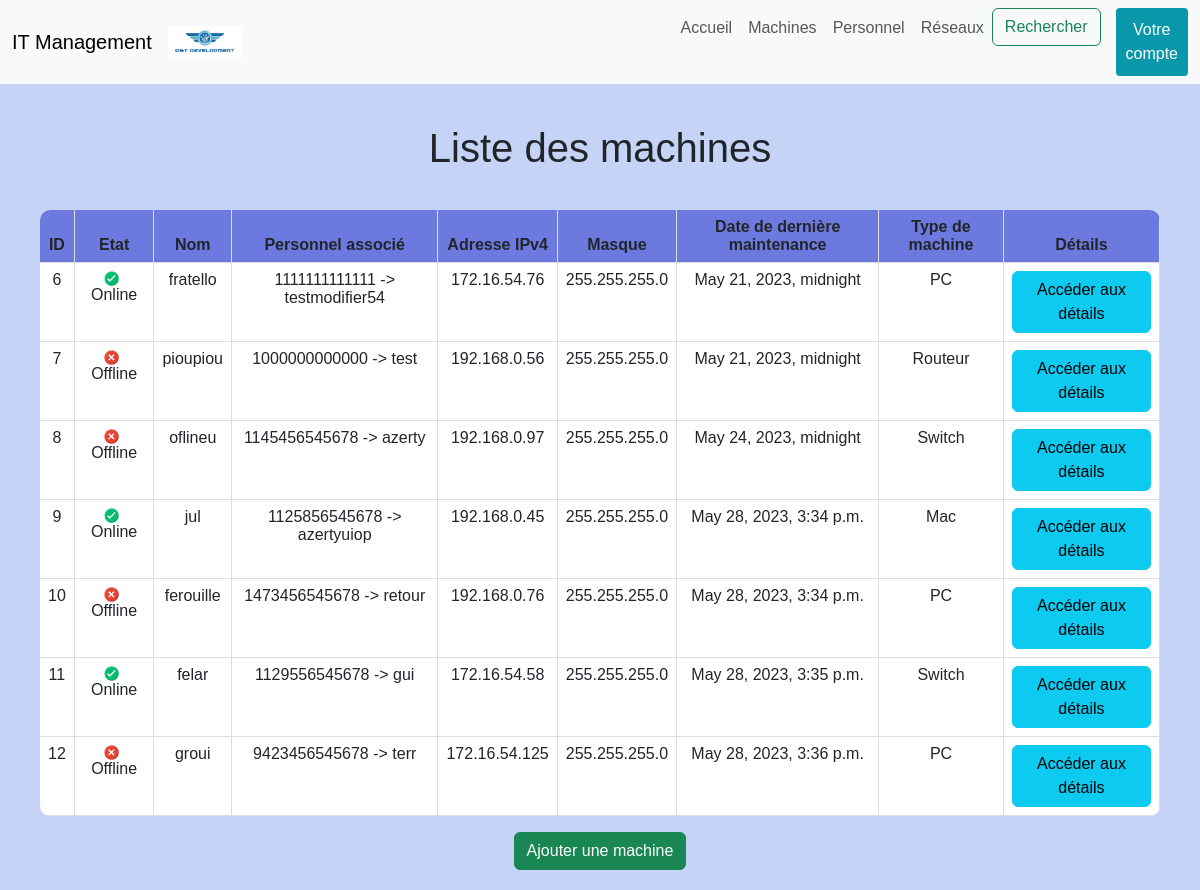
/machine/, run on an earlier commit of the app's database.
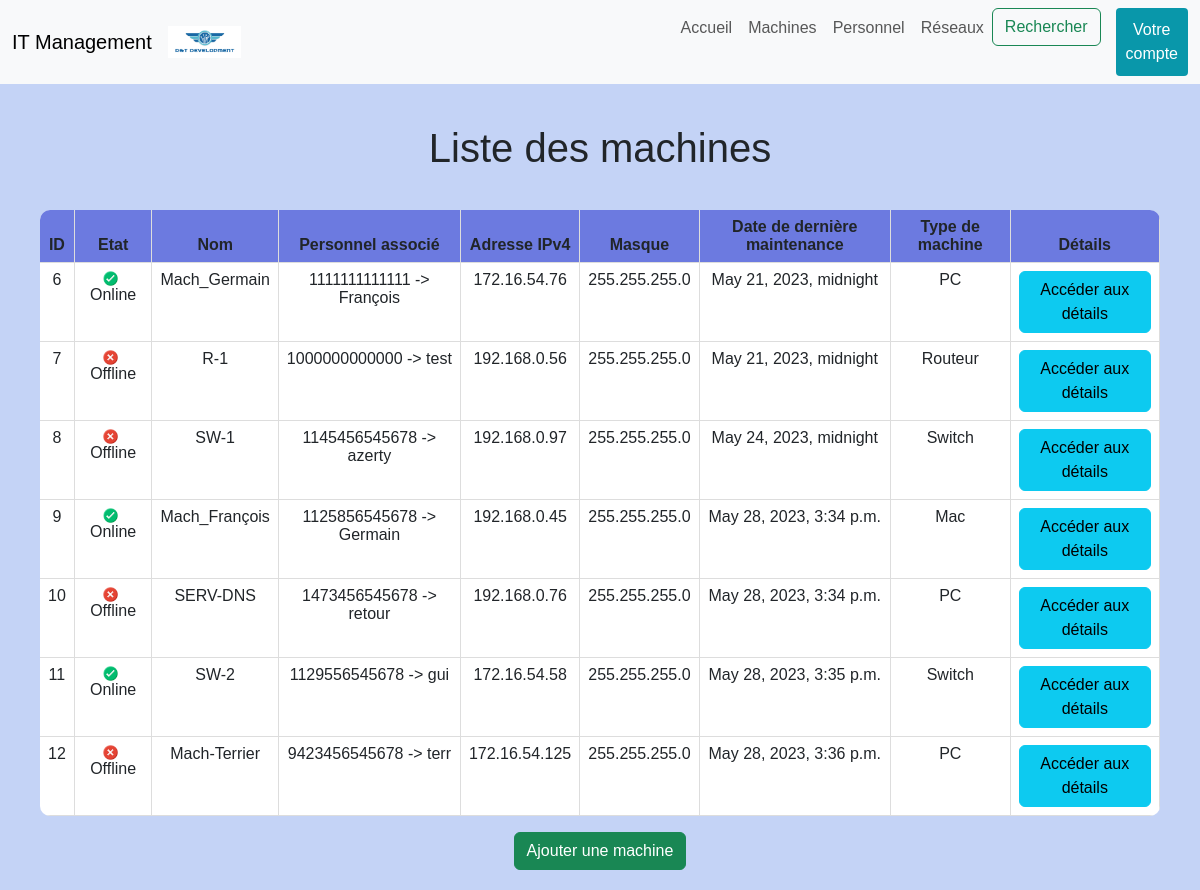
And on a later commit of the database.
### projetApp/models.py (models this page shows, shortened)
class Machine(models.Model):
	TYPE = {
		('PC', ('PC - Windows')),
		('Mac', ('Mac - MacOS')),
		('Serveur', ('Serveur')),
		('Switch', ('Switch')),
		('Routeur', ('Routeur')),
	}
	ETAT = {
		('Online', ('Online')),
		('Offline', ('Offline')),
	}
	id = models.AutoField(		#l'id est créée automatiquement est inchangeable et est unique
			primary_key =  True,
			editable = False,
			unique = True)
	nom = models.CharField(
		max_length = 15)
	adresse_ip = models.CharField(max_length=15, validators=[validate_ipv4_address], blank=True)
	masque = models.CharField(max_length= 15, validators=[validate_ipv4_address], blank=True)
	reseau_assoc = models.ForeignKey(Reseau, on_delete=models.CASCADE)		#fk qui permet un lien avec un réseau
	personnel_assoc = models.ForeignKey('Personnel', on_delete=models.CASCADE)		#fk qui permet un lien vers un personnel
	maintenance_date = models.DateTimeField(default=timezone.now)		#défini la date de maintenance, par défault la date à l'instant ou la modif est faite
	mach = models.CharField(max_length = 32, choices = TYPE, default = 'PC')
	etat = models.CharField(max_length = 32, choices = ETAT, default = 'Offline')

class Personnel(models.Model):
	id = models.PositiveIntegerField(		#l'id est saisi manuellement est changeable et est unique
		primary_key = True,
		editable = True,
		validators=[MinValueValidator(1000000000000) , MaxValueValidator(9999999999999)], #ces valeurs répresentent la forme du num de sécurité sociale
		unique = True,
	)
	nom = models.CharField(
		max_length = 30
	)
	prenom = models.CharField(
		max_length = 30
	)
	mail = models.EmailField(blank = True) # permet la creation d'email automatiquement sous la bonne forme
	def __str__(self):
		return str(self.id) + " -> " + self.nom

### projetApp/views.py (the view)
# urls.py: path('machine/' , views.liste_machine_view , name = 'machine'),
def liste_machine_view(request):
    machine = Machine.objects.all()
    return render(request , 'templates/html/liste_machine.html' , {'machine' : machine})

### projetApp/templates/html/liste_machine.html (shortened to what this page needs)
{% extends "index.html" %}
{% block content %}
    <h1>Liste des machines</h1>
    {% if machine %}
    <div class="tableau">
        <table class="table">
            <thead>
                <tr>
                    <th>ID</th>
                    <th>Etat</th>
                    <th>Nom</th>
                    <th>Personnel associé</th>
                    <th>Adresse IPv4</th>
                    <th>Masque</th>
                    <th>Date de dernière maintenance</th>
                    <th>Type de machine</th>
                    <th>Détails</th>
                </tr>
            </thead>
            <tbody>
            {% for machine in machine %}
                <tr>
                    <td>{{ machine.id }}</td>
                    {% if machine.etat == 'Online' %}
                        {% load static %}
                        <td><img src="{% static 'images/bouton_vert.png' %}" width="15px" height="15px">
                            {{ machine.etat }}</td>
                    {% else %}
                        <td><img src="{% static 'images/bouton_rouge.png' %}" width="15px" height="15px">
                            {{ machine.etat }}</td>
                    {% endif %}
                    <td>{{ machine.nom }}</td>
                    <td>{{ machine.personnel_assoc }}</td>
                    <td>{{ machine.adresse_ip }}</td>
                    <td>{{ machine.masque }}</td>
                    <td>{{ machine.maintenance_date }}</td>
                    <td>{{ machine.mach }}</td>
                    <td><a href="{% url 'detail_machine' machine.id %}"><button class="btn btn-info">Accéder aux détails</button></a></td>
                </tr>
            {% endfor %}
            </tbody>
        </table>
    </div>
    {% else %}
        <p>Il n'y a pas de machine.</p>
    {% endif %}
    <div class="li_button">
        <a href="{% url 'ajout_machine'%}"><button class="btn btn-success">Ajouter une machine</button></a>
    </div>
{% endblock %}

What changed in the data, as far as the page shows it:
changed Machine id 6: nom "fratello" → "Mach_Germain"; personnel_assoc "1111111111111 -> testmodifier54" → "1111111111111 -> François"
changed Machine "Routeur": nom "pioupiou" → "R-1"
changed Machine "May 24, 2023, midnight": nom "oflineu" → "SW-1"
changed Machine "Mac": nom "jul" → "Mach_François"; personnel_assoc "1125856545678 -> azertyuiop" → "1125856545678 -> Germain"
changed Machine "1473456545678 -> retour": nom "ferouille" → "SERV-DNS"
changed Machine "May 28, 2023, 3:35 p.m.": nom "felar" → "SW-2"
changed Machine "9423456545678 -> terr": nom "groui" → "Mach-Terrier"
